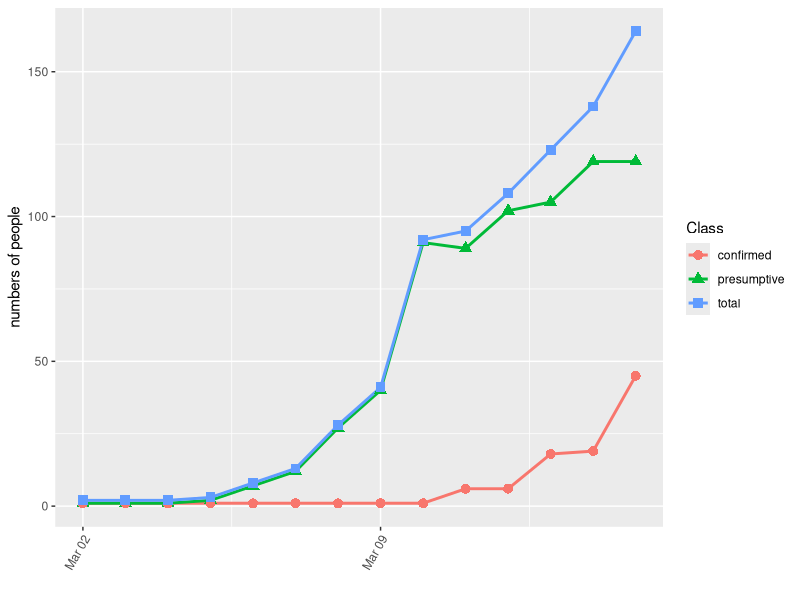
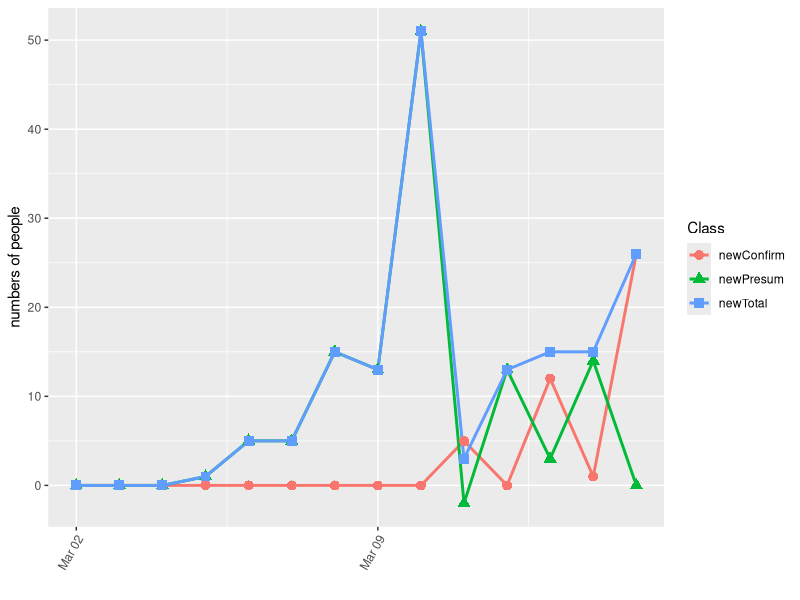
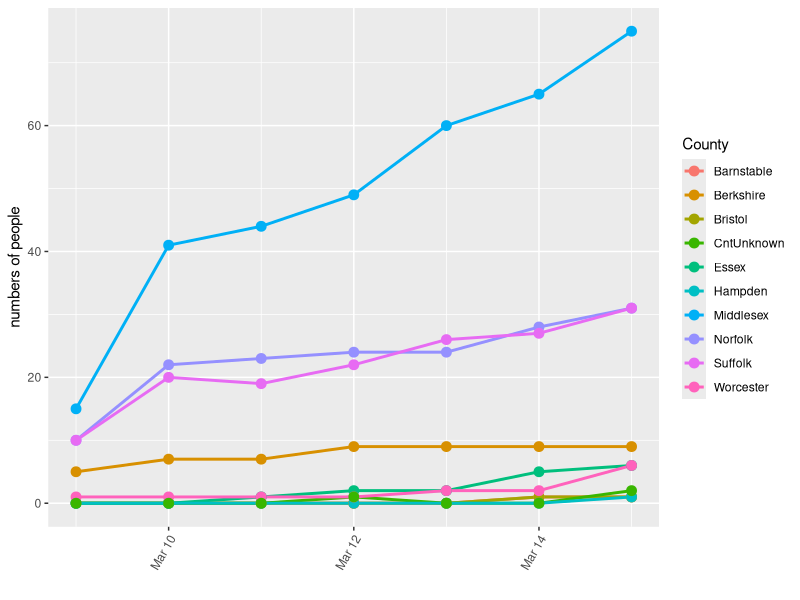
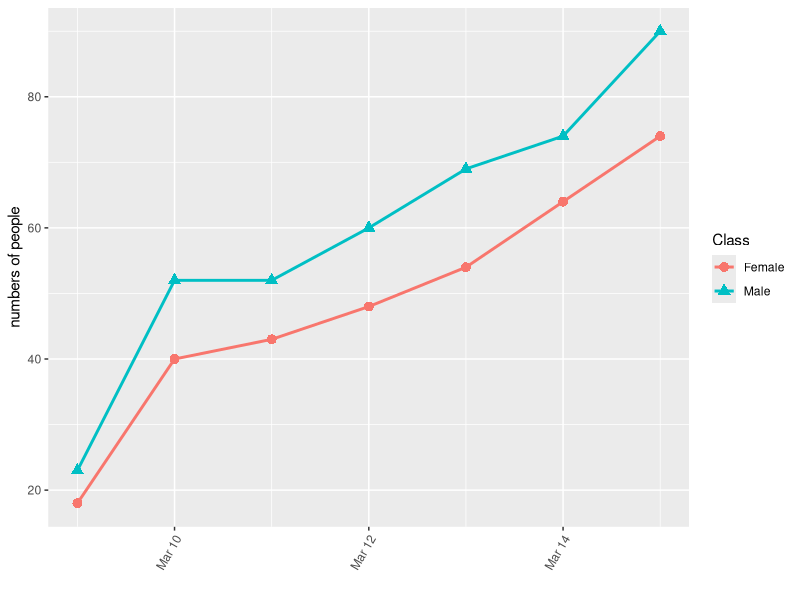
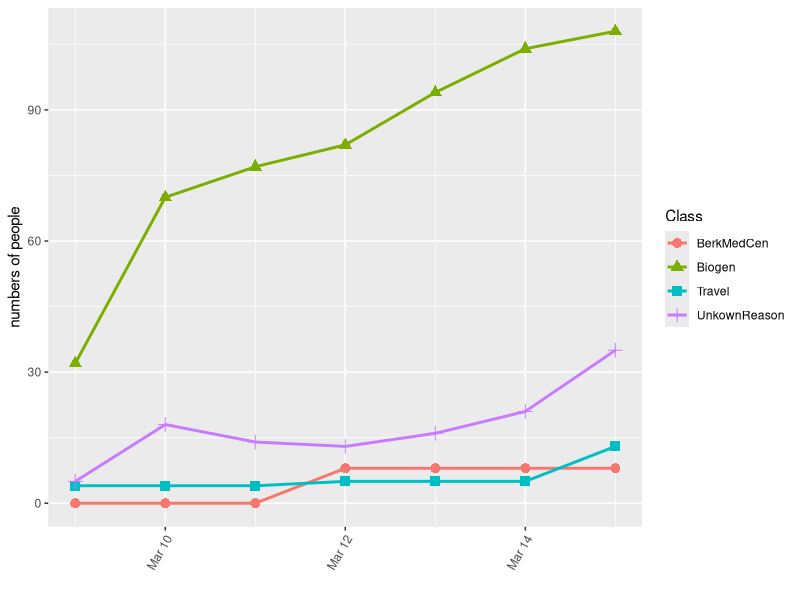
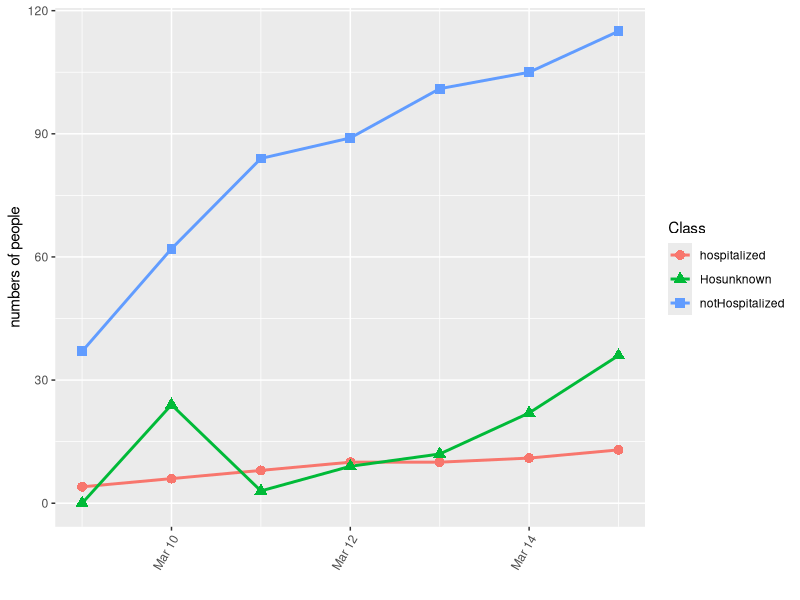

These figures' R source, in order:
## ---- chunk 1
knitr::opts_chunk$set(echo = TRUE)
## ---- chunk 2
library(tidyverse)
library(lubridate)
covMas <- read.csv("covmas.csv")
sources <- read.csv("masSources.csv")
covMasDet <- read.csv("covmasdetail.csv")
covMasDay <- read.csv("covmasday.csv")
## ---- chunk 3
covMaslong <- gather(covMas%>% select(-X), key="key", value="value", -date)
names(covMaslong)[2] <- "Class"
covMaslong %>% filter(Class %in% c("presumptive","confirmed","total"))%>% ggplot(aes(as.Date(date, "%Y-%m-%d"),value,color=Class,shape=Class))+geom_line(size=1)+geom_point(size=3)+ylab("numbers of people")+xlab("")+theme(axis.text.x = element_text(angle = 60, hjust = 1))
## ---- chunk 4
covMasDaylong <- gather(covMasDay%>% select(-X), key="key", value="value", -date)
names(covMasDaylong)[2] <- "Class"
covMasDaylong %>%  ggplot(aes(as.Date(date, "%Y-%m-%d"),value,color=Class,shape=Class))+geom_line(size=1)+geom_point(size=3)+ylab("numbers of people")+xlab("")+theme(axis.text.x = element_text(angle = 60, hjust = 1))
## ---- chunk 5
covMasDetCntlong <- gather(covMasDet%>% select(-X) %>% select(date,Barnstable,Berkshire,Bristol,Essex,Hampden,Middlesex,Norfolk,Suffolk,Worcester,CntUnknown), key="key", value="value", -date)
names(covMasDetCntlong)[2] <- "County"
covMasDetCntlong %>% ggplot(aes(as.Date(date, "%Y-%m-%d"),value,color=County))+geom_line(size=1)+geom_point(size=3)+ylab("numbers of people")+xlab("")+theme(axis.text.x = element_text(angle = 60, hjust = 1))
## ---- chunk 6
covMasDetSexlong <- gather(covMasDet%>% select(-X) %>% select(date,Male,Female), key="key", value="value", -date)
names(covMasDetSexlong)[2] <- "Class"
covMasDetSexlong %>% ggplot(aes(as.Date(date, "%Y-%m-%d"),value,color=Class,shape=Class))+geom_line(size=1)+geom_point(size=3)+ylab("numbers of people")+xlab("")+theme(axis.text.x = element_text(angle = 60, hjust = 1))
## ---- chunk 7
covMasDetWhylong <- gather(covMasDet%>% select(-X) %>% select(date,Biogen,Travel,BerkMedCen,UnkownReason), key="key", value="value", -date)
names(covMasDetWhylong)[2] <- "Class"
covMasDetWhylong %>% ggplot(aes(as.Date(date, "%Y-%m-%d"),value,color=Class,shape=Class))+geom_line(size=1)+geom_point(size=3)+ylab("numbers of people")+xlab("")+theme(axis.text.x = element_text(angle = 60, hjust = 1))
## ---- chunk 8
covMasDetHoslong <- gather(covMasDet%>% select(-X) %>% select(date,hospitalized,notHospitalized,Hosunknown), key="key", value="value", -date)
names(covMasDetHoslong)[2] <- "Class"
covMasDetHoslong %>% ggplot(aes(as.Date(date, "%Y-%m-%d"),value,color=Class,shape=Class))+geom_line(size=1)+geom_point(size=3)+ylab("numbers of people")+xlab("")+theme(axis.text.x = element_text(angle = 60, hjust = 1))
